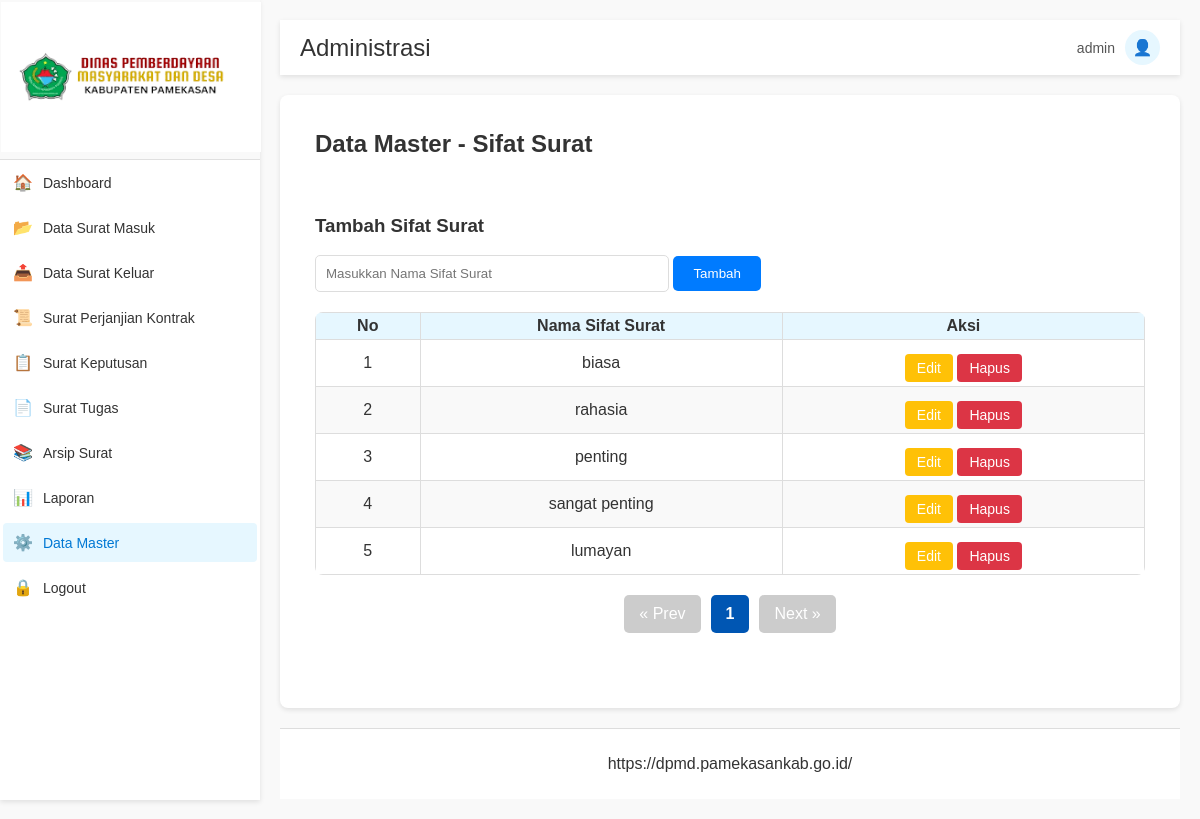
The page /data_master.php (signed in) on the database its author committed.
### tables this page shows
CREATE TABLE `sifat_surat` (
  `id_sifat` int(11) NOT NULL,
  `nama_sifat_surat` varchar(255) NOT NULL
);

### data_master.php (the view, shortened to what this page needs)
<?php
include 'db.php';
$perPage = 10;
$currentPage = isset($_GET['page']) ? (int)$_GET['page'] : 1;
$offset = ($currentPage - 1) * $perPage;
$searchQuery = isset($_GET['search']) ? $_GET['search'] : '';
$totalQuery = "SELECT COUNT(*) AS total FROM sifat_surat WHERE nama_sifat_surat LIKE ?";
$stmtTotal = $conn->prepare($totalQuery);
$searchWildcard = "%$searchQuery%";
$stmtTotal->bind_param("s", $searchWildcard);
$stmtTotal->execute();
$resultTotal = $stmtTotal->get_result();
$totalData = $resultTotal->fetch_assoc()['total'];
$totalPages = ceil($totalData / $perPage);
$sql = "SELECT * FROM sifat_surat WHERE nama_sifat_surat LIKE ? LIMIT ? OFFSET ?";
$stmt = $conn->prepare($sql);
$stmt->bind_param("sii", $searchWildcard, $perPage, $offset);
$stmt->execute();
$result = $stmt->get_result();
?>
<!DOCTYPE html>
<html lang="en">
<head>
    <link rel="stylesheet" href="style.css">
</head>
<body>
    <div class="sidebar">
        <div class="logo">
            <img src="logo.png" alt="Logo" />
        </div>
        <ul class="sidebar-menu">
            <li><a href="index.php"><span class="icon">🏠</span> Dashboard</a></li>
            <li><a href="surat_masuk.php"><span class="icon">📂</span> Data Surat Masuk</a></li>
            <li><a href="surat_keluar.php"><span class="icon">📤</span> Data Surat Keluar</a></li>
            <li><a href="surat_perjanjian_kontrak.php"><span class="icon">📜</span> Surat Perjanjian Kontrak</a></li>
            <li><a href="surat_keputusan.php"><span class="icon">📋</span> Surat Keputusan</a></li>
            <li><a href="surat_tugas.php"><span class="icon">📄</span> Surat Tugas</a></li>
            <li><a href="arsip.php"><span class="icon">📚</span> Arsip Surat</a></li>
            <li><a href="laporan.php"><span class="icon">📊</span> Laporan</a></li>
            <li><a href="data_master.php" class="active"><span class="icon">⚙️</span> Data Master</a></li>
            <li><a href="logout.php"><span class="icon">🔒</span> Logout</a></li>
        </ul>
    </div>
    <div class="main-content">
        <div class="topbar">
            <h2>Administrasi</h2>
            <div class="profile">
                <span><?= htmlspecialchars($_SESSION['role']); ?></span>
                <div class="profile-icon">👤</div>
            </div>
        </div>
        <div class="container">
            <div class="form-container">
            <h2>Data Master - Sifat Surat</h2>
            <br>
            <h3>Tambah Sifat Surat</h3>
                <form action="data_master.php" method="POST">
                    <input type="text" name="nama_sifat_surat" placeholder="Masukkan Nama Sifat Surat" required>
                    <button type="submit" name="add_sifat_surat">Tambah</button>
                </form>
            <table class="table">
                <thead>
                    <tr>
                        <th>No</th>
                        <th>Nama Sifat Surat</th>
                        <th>Aksi</th>
                    </tr>
                </thead>
                <tbody>
                    <?php if ($result->num_rows > 0): ?>
                        <?php $no = $offset + 1; while ($row = $result->fetch_assoc()): ?>
                            <tr>
                                <td><?= $no++; ?></td>
                                <td><?= htmlspecialchars($row['nama_sifat_surat']); ?></td>
                                <td>
                                    <a href="edit_sifat_surat.php?id=<?= $row['id_sifat']; ?>" class="btn btn-warning">Edit</a>
                                    <a href="?id=<?= $row['id_sifat']; ?>" class="btn btn-danger" onclick="return confirm('Yakin ingin menghapus data?')">Hapus</a>
                                </td>
                            </tr>
                        <?php endwhile; ?>
                    <?php else: ?>
                        <tr>
                            <td colspan="3" class="no-data">Tidak ada data.</td>
                        </tr>
                    <?php endif; ?>
                </tbody>
            </table>
            <ul class="pagination">
                <?php if ($currentPage > 1): ?>
                    <li><a href="?page=<?= $currentPage - 1; ?>&search=<?= htmlspecialchars($searchQuery); ?>">&laquo; Prev</a></li>
                <?php else: ?>
                    <li class="disabled"><span>&laquo; Prev</span></li>
                <?php endif; ?>
                <?php for ($i = 1; $i <= $totalPages; $i++): ?>
                    <li>
                        <a href="?page=<?= $i; ?>&search=<?= htmlspecialchars($searchQuery); ?>" class="<?= $i === $currentPage ? 'active' : ''; ?>">
                            <?= $i; ?>
                        </a>
                    </li>
                <?php endfor; ?>
                <?php if ($currentPage < $totalPages): ?>
                    <li><a href="?page=<?= $currentPage + 1; ?>&search=<?= htmlspecialchars($searchQuery); ?>">Next &raquo;</a></li>
                <?php else: ?>
                    <li class="disabled"><span>Next &raquo;</span></li>
                <?php endif; ?>
            </ul>
        </div>
    </div>
    <footer>
    <p>https://dpmd.pamekasankab.go.id/</p>
    </footer>
</body>
</html>

### style.css (style rules this page uses)
body, html { margin: 0; padding: 0; font-family: 'Arial', sans-serif; color: #333; background-color: #f9f9f9; }
.sidebar { width: 260px; height: 100vh; background-color: #ffffff; box-shadow: 0 2px 5px rgba(0, 0, 0, 0.1); position: fixed; top: 0; left: 0; }
.sidebar .logo { text-align: center; padding: 2px 1px; background-color: #f9f9f9; border-bottom: 1px solid #e0e0e0; }
.sidebar .logo img { width: 260px; height: 150px; margin-bottom: 1px; }
.sidebar-menu { list-style: none; padding: 0; margin: 0; }
.sidebar-menu li { padding: 3px; }
.sidebar-menu li a { color: #333; text-decoration: none; display: flex; align-items: center; font-size: 14px; border-radius: 4px; padding: 10px; transition: background-color 0.3s ease; }
.sidebar-menu li a .icon { margin-right: 10px; font-size: 16px; }
.sidebar-menu li a:hover, .sidebar-menu li a.active { background-color: #e6f7ff; color: #0078d4; }
.main-content { margin-left: 260px; padding: 20px; }
.topbar { background-color: #ffffff; padding: 10px 20px; display: flex; justify-content: space-between; align-items: center; margin-bottom: 20px; box-shadow: 0 2px 5px rgba(0, 0, 0, 0.1); }
.topbar h2 { margin: 0; color: #333; font-weight: normal; }
.profile { display: flex; align-items: center; gap: 10px; }
.profile span { color: #555; font-size: 14px; }
.profile-icon { width: 35px; height: 35px; background-color: #e6f7ff; color: #0078d4; display: flex; align-items: center; justify-content: center; border-radius: 50%; font-size: 16px; }
.container { background-color: #ffffff; padding: 20px; border-radius: 8px; box-shadow: 0 2px 5px rgba(0, 0, 0, 0.1); }
.container h2 { margin-top: 0; color: #333; }
.table { width: 100%; border-collapse: collapse; margin-top: 10px; border-radius: 8px; overflow: hidden; text-align: center; table-layout: fixed; border-collapse: collapse; }
.table th, .table td { border: 1px solid #ddd; word-wrap: break-word; overflow-wrap: break-word; text-align: left; padding: 8px; }
.table th { background-color: #e6f7ff; color: #333; }
.table td { vertical-align: top; }
.table tr:nth-child(even) { background-color: #f9f9f9; }
.btn { padding: 11px 20px; border-radius: 5px; color: white; text-decoration: none; font-size: 14px; display: inline-block; text-align: center; margin-top: 10px; }
.btn-warning { background-color: #f39c12; }
.btn-danger { background-color: #e74c3c; }
footer { text-align: center; margin-top: 20px; padding: 10px 0; background-color: #ffffff; color: #333; border-top: 1px solid #ddd; }
.form-container { max-width: 1600px; margin: 0 auto; background-color: #fff; padding: 100px; border-radius: 10px; }

### data_master.php (style rules this page uses)
.pagination { display: flex; justify-content: center; list-style: none; margin: 20px 0; padding: 0; }
.pagination li { margin: 0 5px; }
.pagination a { display: inline-block; padding: 10px 15px; color: white; background-color: #007bff; text-decoration: none; border-radius: 5px; transition: background-color 0.3s ease; }
.pagination .active { background-color: #0056b3; font-weight: bold; pointer-events: none; }
.pagination .disabled span { display: inline-block; padding: 10px 15px; color: #ffffff; background-color: #cccccc; text-decoration: none; border-radius: 5px; cursor: default; }
.pagination .disabled { pointer-events: none; }
.table { width: 100%; border-collapse: collapse; text-align: center; }
.table th, .table td { padding: 4px; text-align: center; border: 1px solid #ddd; }
.table th { background-color: #e6f7ff; font-weight: bold; }
.table th, .table td { vertical-align: middle; }
.table th:nth-child(1), .table td:nth-child(1) { width: 5%; }
.table th:nth-child(2), .table td:nth-child(2) { width: 20%; }
.table th:nth-child(3), .table td:nth-child(3) { width: 20%; }
.btn { padding: 6px 12px; font-size: 14px; border-radius: 4px; }
.btn-warning { background-color: #ffc107; color: white; border: none; padding: 6px 12px; border-radius: 4px; font-size: 14px; text-decoration: none; display: inline-block; }
.btn-danger { background-color: #dc3545; color: white; border: none; padding: 6px 12px; border-radius: 4px; font-size: 14px; text-decoration: none; display: inline-block; }
.form-container { margin-bottom: 20px; padding: 15px; border-radius: 5px; }
.form-container input[type="text"] { width: 40%; padding: 10px; margin-bottom: 10px; border: 1px solid #ddd; border-radius: 5px; }
.form-container button { padding: 10px 20px; background-color: #007bff; color: white; border: none; border-radius: 5px; cursor: pointer; }

### rows shown on the page
sifat_surat: nama_sifat_surat "biasa"
sifat_surat: nama_sifat_surat "rahasia"
sifat_surat: nama_sifat_surat "penting"
sifat_surat: nama_sifat_surat "sangat penting"
sifat_surat: nama_sifat_surat "lumayan"

### other values the page prints
$_SESSION['role'] "admin"
